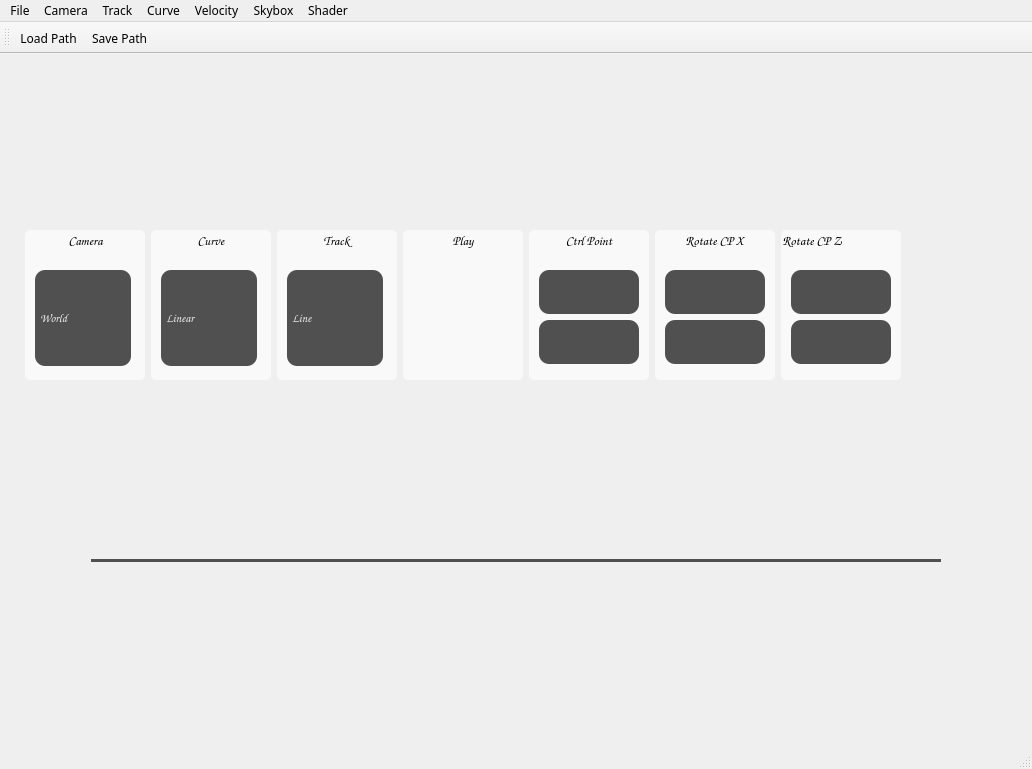
<?xml version="1.0" encoding="UTF-8"?>
<ui version="4.0">
 <class>AppMainClass</class>
 <widget class="QMainWindow" name="AppMainClass">
  <property name="geometry">
   <rect>
    <x>0</x>
    <y>0</y>
    <width>1032</width>
    <height>769</height>
   </rect>
  </property>
  <property name="sizePolicy">
   <sizepolicy hsizetype="Preferred" vsizetype="Preferred">
    <horstretch>0</horstretch>
    <verstretch>0</verstretch>
   </sizepolicy>
  </property>
  <property name="font">
   <font>
    <family>微軟正黑體</family>
   </font>
  </property>
  <property name="windowTitle">
   <string>AppMain</string>
  </property>
  <property name="layoutDirection">
   <enum>Qt::LeftToRight</enum>
  </property>
  <property name="autoFillBackground">
   <bool>true</bool>
  </property>
  <property name="styleSheet">
   <string notr="true"/>
  </property>
  <property name="dockNestingEnabled">
   <bool>false</bool>
  </property>
  <widget class="QWidget" name="centralWidget">
   <property name="sizePolicy">
    <sizepolicy hsizetype="Expanding" vsizetype="Expanding">
     <horstretch>0</horstretch>
     <verstretch>0</verstretch>
    </sizepolicy>
   </property>
   <property name="minimumSize">
    <size>
     <width>0</width>
     <height>0</height>
    </size>
   </property>
   <layout class="QVBoxLayout" name="verticalLayout">
    <item>
     <layout class="QVBoxLayout" name="mainLayout">
      <property name="sizeConstraint">
       <enum>QLayout::SetDefaultConstraint</enum>
      </property>
     </layout>
    </item>
    <item>
     <layout class="QHBoxLayout" name="horizontalLayout">
      <property name="spacing">
       <number>6</number>
      </property>
      <property name="sizeConstraint">
       <enum>QLayout::SetDefaultConstraint</enum>
      </property>
      <property name="leftMargin">
       <number>0</number>
      </property>
      <property name="topMargin">
       <number>0</number>
      </property>
      <property name="rightMargin">
       <number>0</number>
      </property>
      <property name="bottomMargin">
       <number>0</number>
      </property>
      <item>
       <spacer name="horizontalSpacer">
        <property name="orientation">
         <enum>Qt::Horizontal</enum>
        </property>
        <property name="sizeType">
         <enum>QSizePolicy::Expanding</enum>
        </property>
        <property name="sizeHint" stdset="0">
         <size>
          <width>0</width>
          <height>0</height>
         </size>
        </property>
       </spacer>
      </item>
      <item>
       <widget class="QGroupBox" name="groupCamera">
        <property name="sizePolicy">
         <sizepolicy hsizetype="Minimum" vsizetype="Minimum">
          <horstretch>0</horstretch>
          <verstretch>0</verstretch>
         </sizepolicy>
        </property>
        <property name="minimumSize">
         <size>
          <width>120</width>
          <height>150</height>
         </size>
        </property>
        <property name="maximumSize">
         <size>
          <width>200</width>
          <height>150</height>
         </size>
        </property>
        <property name="font">
         <font>
          <family>Comic Sans MS</family>
          <pointsize>10</pointsize>
          <weight>75</weight>
          <bold>true</bold>
         </font>
        </property>
        <property name="autoFillBackground">
         <bool>false</bool>
        </property>
        <property name="styleSheet">
         <string notr="true">background-color: rgb(249, 249, 249);
border-radius: 5px;</string>
        </property>
        <property name="title">
         <string>Camera</string>
        </property>
        <property name="alignment">
         <set>Qt::AlignCenter</set>
        </property>
        <widget class="QComboBox" name="comboCamera">
         <property name="geometry">
          <rect>
           <x>10</x>
           <y>40</y>
           <width>96</width>
           <height>96</height>
          </rect>
         </property>
         <property name="sizePolicy">
          <sizepolicy hsizetype="Preferred" vsizetype="Minimum">
           <horstretch>0</horstretch>
           <verstretch>0</verstretch>
          </sizepolicy>
         </property>
         <property name="font">
          <font>
           <family>Comic Sans MS</family>
           <pointsize>9</pointsize>
           <weight>75</weight>
           <bold>true</bold>
          </font>
         </property>
         <property name="styleSheet">
          <string notr="true"> QComboBox {
	background-color: rgb(80, 80, 80);
	color: rgb(240, 240, 240);
    border-radius: 10px;
}

QComboBox:on {
	background-color: qradialgradient(spread:pad, cx:0.5, cy:0.5, radius:0.5, fx:0.499001, fy:0.000500999, stop:0 rgba(152, 152, 152, 217), stop:1 rgba(0, 0, 0, 232));
     padding-top: 3px;
     padding-left: 4px;
}

QComboBox::down-arrow {
	image: url(:/AppMain/down_arrow.ico);
}

QComboBox::drop-down {
     border-left-color: rgb(240, 240, 240);
}

QComboBox QAbstractItemView {
     selection-background-color: rgb(80, 80, 80);
}</string>
         </property>
         <item>
          <property name="text">
           <string>World</string>
          </property>
         </item>
         <item>
          <property name="text">
           <string>Top</string>
          </property>
         </item>
         <item>
          <property name="text">
           <string>Train</string>
          </property>
         </item>
        </widget>
       </widget>
      </item>
      <item>
       <widget class="QGroupBox" name="groupCurve">
        <property name="sizePolicy">
         <sizepolicy hsizetype="Minimum" vsizetype="Minimum">
          <horstretch>0</horstretch>
          <verstretch>0</verstretch>
         </sizepolicy>
        </property>
        <property name="minimumSize">
         <size>
          <width>120</width>
          <height>150</height>
         </size>
        </property>
        <property name="maximumSize">
         <size>
          <width>200</width>
          <height>150</height>
         </size>
        </property>
        <property name="font">
         <font>
          <family>Comic Sans MS</family>
          <pointsize>10</pointsize>
          <weight>75</weight>
          <bold>true</bold>
         </font>
        </property>
        <property name="styleSheet">
         <string notr="true">background-color: rgb(249, 249, 249);
border-radius: 5px;</string>
        </property>
        <property name="title">
         <string>Curve</string>
        </property>
        <property name="alignment">
         <set>Qt::AlignCenter</set>
        </property>
        <widget class="QComboBox" name="comboCurve">
         <property name="geometry">
          <rect>
           <x>10</x>
           <y>40</y>
           <width>96</width>
           <height>96</height>
          </rect>
         </property>
         <property name="sizePolicy">
          <sizepolicy hsizetype="Preferred" vsizetype="Minimum">
           <horstretch>0</horstretch>
           <verstretch>0</verstretch>
          </sizepolicy>
         </property>
         <property name="font">
          <font>
           <family>Comic Sans MS</family>
           <pointsize>9</pointsize>
           <weight>75</weight>
           <bold>true</bold>
          </font>
         </property>
         <property name="styleSheet">
          <string notr="true"> QComboBox {
	background-color: rgb(80, 80, 80);
	color: rgb(240, 240, 240);
    border-radius: 10px;
}

QComboBox:on {
	background-color: qradialgradient(spread:pad, cx:0.5, cy:0.5, radius:0.5, fx:0.499001, fy:0.000500999, stop:0 rgba(152, 152, 152, 217), stop:1 rgba(0, 0, 0, 232));
     padding-top: 3px;
     padding-left: 4px;
}

QComboBox::down-arrow {
	image: url(:/AppMain/down_arrow.ico);
}

QComboBox::drop-down {
     border-left-color: rgb(240, 240, 240);
}

QComboBox QAbstractItemView {
     selection-background-color: rgb(80, 80, 80);
}</string>
         </property>
         <item>
          <property name="text">
           <string>Linear</string>
          </property>
         </item>
         <item>
          <property name="text">
           <string>Cardinal</string>
          </property>
         </item>
         <item>
          <property name="text">
           <string>Cubic</string>
          </property>
         </item>
        </widget>
       </widget>
      </item>
      <item>
       <widget class="QGroupBox" name="groupTrack">
        <property name="sizePolicy">
         <sizepolicy hsizetype="Minimum" vsizetype="Minimum">
          <horstretch>0</horstretch>
          <verstretch>0</verstretch>
         </sizepolicy>
        </property>
        <property name="minimumSize">
         <size>
          <width>120</width>
          <height>120</height>
         </size>
        </property>
        <property name="maximumSize">
         <size>
          <width>200</width>
          <height>150</height>
         </size>
        </property>
        <property name="font">
         <font>
          <family>Comic Sans MS</family>
          <pointsize>10</pointsize>
          <weight>75</weight>
          <bold>true</bold>
         </font>
        </property>
        <property name="styleSheet">
         <string notr="true">background-color: rgb(249, 249, 249);
border-radius: 5px;</string>
        </property>
        <property name="title">
         <string>Track</string>
        </property>
        <property name="alignment">
         <set>Qt::AlignCenter</set>
        </property>
        <widget class="QComboBox" name="comboTrack">
         <property name="geometry">
          <rect>
           <x>10</x>
           <y>40</y>
           <width>96</width>
           <height>96</height>
          </rect>
         </property>
         <property name="sizePolicy">
          <sizepolicy hsizetype="Preferred" vsizetype="Minimum">
           <horstretch>0</horstretch>
           <verstretch>0</verstretch>
          </sizepolicy>
         </property>
         <property name="font">
          <font>
           <family>Comic Sans MS</family>
           <pointsize>9</pointsize>
           <weight>75</weight>
           <bold>true</bold>
          </font>
         </property>
         <property name="styleSheet">
          <string notr="true"> QComboBox {
	background-color: rgb(80, 80, 80);
	color: rgb(240, 240, 240);
    border-radius: 10px;
}

QComboBox:on {
	background-color: qradialgradient(spread:pad, cx:0.5, cy:0.5, radius:0.5, fx:0.499001, fy:0.000500999, stop:0 rgba(152, 152, 152, 217), stop:1 rgba(0, 0, 0, 232));
     padding-top: 3px;
     padding-left: 4px;
}

QComboBox::down-arrow {
	image: url(:/AppMain/down_arrow.ico);
}

QComboBox::drop-down {
     border-left-color: rgb(240, 240, 240);
}

QComboBox QAbstractItemView {
     selection-background-color: rgb(80, 80, 80);
}</string>
         </property>
         <property name="sizeAdjustPolicy">
          <enum>QComboBox::AdjustToContentsOnFirstShow</enum>
         </property>
         <item>
          <property name="text">
           <string>Line</string>
          </property>
         </item>
         <item>
          <property name="text">
           <string>Track</string>
          </property>
         </item>
         <item>
          <property name="text">
           <string>Road</string>
          </property>
         </item>
        </widget>
       </widget>
      </item>
      <item>
       <widget class="QGroupBox" name="groupPlay">
        <property name="sizePolicy">
         <sizepolicy hsizetype="Minimum" vsizetype="Minimum">
          <horstretch>0</horstretch>
          <verstretch>0</verstretch>
         </sizepolicy>
        </property>
        <property name="minimumSize">
         <size>
          <width>120</width>
          <height>150</height>
         </size>
        </property>
        <property name="maximumSize">
         <size>
          <width>200</width>
          <height>150</height>
         </size>
        </property>
        <property name="font">
         <font>
          <family>Comic Sans MS</family>
          <pointsize>10</pointsize>
          <weight>75</weight>
          <bold>true</bold>
         </font>
        </property>
        <property name="styleSheet">
         <string notr="true">background-color: rgb(249, 249, 249);
border-radius: 5px;</string>
        </property>
        <property name="title">
         <string>Play</string>
        </property>
        <property name="alignment">
         <set>Qt::AlignCenter</set>
        </property>
        <widget class="QPushButton" name="bPlay">
         <property name="geometry">
          <rect>
           <x>10</x>
           <y>40</y>
           <width>96</width>
           <height>96</height>
          </rect>
         </property>
         <property name="sizePolicy">
          <sizepolicy hsizetype="Minimum" vsizetype="Minimum">
           <horstretch>0</horstretch>
           <verstretch>0</verstretch>
          </sizepolicy>
         </property>
         <property name="font">
          <font>
           <family>Comic Sans MS</family>
           <pointsize>9</pointsize>
           <weight>75</weight>
           <bold>true</bold>
          </font>
         </property>
         <property name="styleSheet">
          <string notr="true"> QPushButton {
}

QPushButton:pressed {
}</string>
         </property>
         <property name="text">
          <string/>
         </property>
         <property name="icon">
          <iconset resource="AppMain.qrc">
           <normaloff>:/AppMain/mplay.png</normaloff>:/AppMain/mplay.png</iconset>
         </property>
         <property name="iconSize">
          <size>
           <width>40</width>
           <height>40</height>
          </size>
         </property>
        </widget>
       </widget>
      </item>
      <item>
       <widget class="QGroupBox" name="groupCP">
        <property name="sizePolicy">
         <sizepolicy hsizetype="Minimum" vsizetype="Minimum">
          <horstretch>0</horstretch>
          <verstretch>0</verstretch>
         </sizepolicy>
        </property>
        <property name="minimumSize">
         <size>
          <width>120</width>
          <height>150</height>
         </size>
        </property>
        <property name="maximumSize">
         <size>
          <width>200</width>
          <height>150</height>
         </size>
        </property>
        <property name="font">
         <font>
          <family>Comic Sans MS</family>
          <pointsize>10</pointsize>
          <weight>75</weight>
          <bold>true</bold>
         </font>
        </property>
        <property name="mouseTracking">
         <bool>false</bool>
        </property>
        <property name="autoFillBackground">
         <bool>false</bool>
        </property>
        <property name="styleSheet">
         <string notr="true">background-color: rgb(249, 249, 249);
border-radius: 5px;</string>
        </property>
        <property name="title">
         <string>Ctrl Point</string>
        </property>
        <property name="alignment">
         <set>Qt::AlignCenter</set>
        </property>
        <property name="flat">
         <bool>false</bool>
        </property>
        <property name="checkable">
         <bool>false</bool>
        </property>
        <widget class="QPushButton" name="bAdd">
         <property name="geometry">
          <rect>
           <x>10</x>
           <y>40</y>
           <width>100</width>
           <height>44</height>
          </rect>
         </property>
         <property name="sizePolicy">
          <sizepolicy hsizetype="Minimum" vsizetype="Minimum">
           <horstretch>0</horstretch>
           <verstretch>0</verstretch>
          </sizepolicy>
         </property>
         <property name="font">
          <font>
           <family>Comic Sans MS</family>
           <pointsize>9</pointsize>
           <weight>75</weight>
           <bold>true</bold>
          </font>
         </property>
         <property name="styleSheet">
          <string notr="true"> QPushButton {
	background-color: rgb(80, 80, 80);
	color: rgb(240, 240, 240);
    border-radius: 10px;
}

QPushButton:pressed {
	background-color: qradialgradient(spread:pad, cx:0.5, cy:0.5, radius:0.5, fx:0.5, fy:0.5, stop:0 rgba(172, 172, 172, 255), stop:1 rgba(0, 0, 0, 203));
     padding-top: 10px;
     padding-left: 5px;
}</string>
         </property>
         <property name="text">
          <string/>
         </property>
         <property name="icon">
          <iconset resource="AppMain.qrc">
           <normaloff>:/AppMain/madd.png</normaloff>:/AppMain/madd.png</iconset>
         </property>
         <property name="iconSize">
          <size>
           <width>14</width>
           <height>14</height>
          </size>
         </property>
        </widget>
        <widget class="QPushButton" name="bDelete">
         <property name="geometry">
          <rect>
           <x>10</x>
           <y>90</y>
           <width>100</width>
           <height>44</height>
          </rect>
         </property>
         <property name="sizePolicy">
          <sizepolicy hsizetype="Minimum" vsizetype="Minimum">
           <horstretch>0</horstretch>
           <verstretch>0</verstretch>
          </sizepolicy>
         </property>
         <property name="font">
          <font>
           <family>Comic Sans MS</family>
           <pointsize>9</pointsize>
           <weight>75</weight>
           <bold>true</bold>
          </font>
         </property>
         <property name="focusPolicy">
          <enum>Qt::ClickFocus</enum>
         </property>
         <property name="styleSheet">
          <string notr="true"> QPushButton {
	background-color: rgb(80, 80, 80);
	color: rgb(240, 240, 240);
    border-radius: 10px;
}

QPushButton:pressed {
	background-color: qradialgradient(spread:pad, cx:0.5, cy:0.5, radius:0.5, fx:0.5, fy:0.5, stop:0 rgba(172, 172, 172, 255), stop:1 rgba(0, 0, 0, 203));
     padding-top: 10px;
     padding-left: 5px;
}</string>
         </property>
         <property name="text">
          <string/>
         </property>
         <property name="icon">
          <iconset resource="AppMain.qrc">
           <normaloff>:/AppMain/mdelete.png</normaloff>:/AppMain/mdelete.png</iconset>
         </property>
         <property name="iconSize">
          <size>
           <width>12</width>
           <height>12</height>
          </size>
         </property>
        </widget>
       </widget>
      </item>
      <item>
       <widget class="QGroupBox" name="groupBox">
        <property name="sizePolicy">
         <sizepolicy hsizetype="Minimum" vsizetype="Minimum">
          <horstretch>0</horstretch>
          <verstretch>0</verstretch>
         </sizepolicy>
        </property>
        <property name="minimumSize">
         <size>
          <width>120</width>
          <height>150</height>
         </size>
        </property>
        <property name="maximumSize">
         <size>
          <width>200</width>
          <height>150</height>
         </size>
        </property>
        <property name="palette">
         <palette>
          <active>
           <colorrole role="Button">
            <brush brushstyle="SolidPattern">
             <color alpha="255">
              <red>249</red>
              <green>249</green>
              <blue>249</blue>
             </color>
            </brush>
           </colorrole>
           <colorrole role="Base">
            <brush brushstyle="SolidPattern">
             <color alpha="255">
              <red>249</red>
              <green>249</green>
              <blue>249</blue>
             </color>
            </brush>
           </colorrole>
           <colorrole role="Window">
            <brush brushstyle="SolidPattern">
             <color alpha="255">
              <red>249</red>
              <green>249</green>
              <blue>249</blue>
             </color>
            </brush>
           </colorrole>
          </active>
          <inactive>
           <colorrole role="Button">
            <brush brushstyle="SolidPattern">
             <color alpha="255">
              <red>249</red>
              <green>249</green>
              <blue>249</blue>
             </color>
            </brush>
           </colorrole>
           <colorrole role="Base">
            <brush brushstyle="SolidPattern">
             <color alpha="255">
              <red>249</red>
              <green>249</green>
              <blue>249</blue>
             </color>
            </brush>
           </colorrole>
           <colorrole role="Window">
            <brush brushstyle="SolidPattern">
             <color alpha="255">
              <red>249</red>
              <green>249</green>
              <blue>249</blue>
             </color>
            </brush>
           </colorrole>
          </inactive>
          <disabled>
           <colorrole role="Button">
            <brush brushstyle="SolidPattern">
             <color alpha="255">
              <red>249</red>
              <green>249</green>
              <blue>249</blue>
             </color>
            </brush>
           </colorrole>
           <colorrole role="Base">
            <brush brushstyle="SolidPattern">
             <color alpha="255">
              <red>249</red>
              <green>249</green>
              <blue>249</blue>
             </color>
            </brush>
           </colorrole>
           <colorrole role="Window">
            <brush brushstyle="SolidPattern">
             <color alpha="255">
              <red>249</red>
              <green>249</green>
              <blue>249</blue>
             </color>
            </brush>
           </colorrole>
          </disabled>
         </palette>
        </property>
        <property name="font">
         <font>
          <family>Comic Sans MS</family>
          <pointsize>10</pointsize>
          <weight>75</weight>
          <bold>true</bold>
         </font>
        </property>
        <property name="styleSheet">
         <string notr="true">background-color: rgb(249, 249, 249);
border-radius: 5px;</string>
        </property>
        <property name="title">
         <string>Rotate CP X</string>
        </property>
        <property name="alignment">
         <set>Qt::AlignCenter</set>
        </property>
        <property name="flat">
         <bool>false</bool>
        </property>
        <property name="checkable">
         <bool>false</bool>
        </property>
        <widget class="QPushButton" name="rcpxadd">
         <property name="geometry">
          <rect>
           <x>10</x>
           <y>40</y>
           <width>100</width>
           <height>44</height>
          </rect>
         </property>
         <property name="sizePolicy">
          <sizepolicy hsizetype="Minimum" vsizetype="Minimum">
           <horstretch>0</horstretch>
           <verstretch>0</verstretch>
          </sizepolicy>
         </property>
         <property name="styleSheet">
          <string notr="true">QPushButton {
	background-color: rgb(80, 80, 80);
	color: rgb(240, 240, 240);
    border-radius: 10px;
}

QPushButton:pressed {
	background-color: qradialgradient(spread:pad, cx:0.5, cy:0.5, radius:0.5, fx:0.5, fy:0.5, stop:0 rgba(172, 172, 172, 255), stop:1 rgba(0, 0, 0, 203));
     padding-top: 10px;
     padding-left: 5px;
}</string>
         </property>
         <property name="text">
          <string/>
         </property>
         <property name="icon">
          <iconset resource="AppMain.qrc">
           <normaloff>:/AppMain/madd.png</normaloff>:/AppMain/madd.png</iconset>
         </property>
         <property name="iconSize">
          <size>
           <width>14</width>
           <height>14</height>
          </size>
         </property>
        </widget>
        <widget class="QPushButton" name="rcpxsub">
         <property name="geometry">
          <rect>
           <x>10</x>
           <y>90</y>
           <width>100</width>
           <height>44</height>
          </rect>
         </property>
         <property name="styleSheet">
          <string notr="true">QPushButton {
	background-color: rgb(80, 80, 80);
	color: rgb(240, 240, 240);
    border-radius: 10px;
}

QPushButton:pressed {
	background-color: qradialgradient(spread:pad, cx:0.5, cy:0.5, radius:0.5, fx:0.5, fy:0.5, stop:0 rgba(172, 172, 172, 255), stop:1 rgba(0, 0, 0, 203));
     padding-top: 10px;
     padding-left: 5px;
}</string>
         </property>
         <property name="text">
          <string/>
         </property>
         <property name="icon">
          <iconset resource="AppMain.qrc">
           <normaloff>:/AppMain/mdelete.png</normaloff>:/AppMain/mdelete.png</iconset>
         </property>
        </widget>
       </widget>
      </item>
      <item>
       <widget class="QGroupBox" name="groupBox_2">
        <property name="minimumSize">
         <size>
          <width>120</width>
          <height>150</height>
         </size>
        </property>
        <property name="maximumSize">
         <size>
          <width>200</width>
          <height>150</height>
         </size>
        </property>
        <property name="font">
         <font>
          <family>Comic Sans MS</family>
          <pointsize>10</pointsize>
          <weight>75</weight>
          <bold>true</bold>
         </font>
        </property>
        <property name="styleSheet">
         <string notr="true">background-color: rgb(249, 249, 249);
border-radius: 5px;</string>
        </property>
        <property name="title">
         <string>Rotate CP Z</string>
        </property>
        <widget class="QPushButton" name="rcpzadd">
         <property name="geometry">
          <rect>
           <x>10</x>
           <y>40</y>
           <width>100</width>
           <height>44</height>
          </rect>
         </property>
         <property name="sizePolicy">
          <sizepolicy hsizetype="Minimum" vsizetype="Minimum">
           <horstretch>0</horstretch>
           <verstretch>0</verstretch>
          </sizepolicy>
         </property>
         <property name="styleSheet">
          <string notr="true">QPushButton {
	background-color: rgb(80, 80, 80);
	color: rgb(240, 240, 240);
    border-radius: 10px;
}

QPushButton:pressed {
	background-color: qradialgradient(spread:pad, cx:0.5, cy:0.5, radius:0.5, fx:0.5, fy:0.5, stop:0 rgba(172, 172, 172, 255), stop:1 rgba(0, 0, 0, 203));
     padding-top: 10px;
     padding-left: 5px;
}</string>
         </property>
         <property name="text">
          <string/>
         </property>
         <property name="icon">
          <iconset resource="AppMain.qrc">
           <normaloff>:/AppMain/madd.png</normaloff>:/AppMain/madd.png</iconset>
         </property>
        </widget>
        <widget class="QPushButton" name="rcpzsub">
         <property name="geometry">
          <rect>
           <x>10</x>
           <y>90</y>
           <width>100</width>
           <height>44</height>
          </rect>
         </property>
         <property name="styleSheet">
          <string notr="true">QPushButton {
	background-color: rgb(80, 80, 80);
	color: rgb(240, 240, 240);
    border-radius: 10px;
}

QPushButton:pressed {
	background-color: qradialgradient(spread:pad, cx:0.5, cy:0.5, radius:0.5, fx:0.5, fy:0.5, stop:0 rgba(172, 172, 172, 255), stop:1 rgba(0, 0, 0, 203));
     padding-top: 10px;
     padding-left: 5px;
}</string>
         </property>
         <property name="text">
          <string/>
         </property>
         <property name="icon">
          <iconset resource="AppMain.qrc">
           <normaloff>:/AppMain/mdelete.png</normaloff>:/AppMain/mdelete.png</iconset>
         </property>
        </widget>
       </widget>
      </item>
      <item>
       <spacer name="horizontalSpacer_2">
        <property name="minimumSize">
         <size>
          <width>120</width>
          <height>120</height>
         </size>
        </property>
        <property name="orientation">
         <enum>Qt::Horizontal</enum>
        </property>
        <property name="sizeType">
         <enum>QSizePolicy::Expanding</enum>
        </property>
        <property name="sizeHint" stdset="0">
         <size>
          <width>0</width>
          <height>0</height>
         </size>
        </property>
       </spacer>
      </item>
     </layout>
    </item>
    <item>
     <layout class="QHBoxLayout" name="horizontalLayout_2">
      <item>
       <spacer name="horizontalSpacer_4">
        <property name="orientation">
         <enum>Qt::Horizontal</enum>
        </property>
        <property name="sizeHint" stdset="0">
         <size>
          <width>0</width>
          <height>20</height>
         </size>
        </property>
       </spacer>
      </item>
      <item>
       <widget class="QSlider" name="sSpeed">
        <property name="minimumSize">
         <size>
          <width>850</width>
          <height>0</height>
         </size>
        </property>
        <property name="styleSheet">
         <string notr="true">QSlider::groove:horizontal {
	background-color: #505050;
    height: 3px; 
    margin: 2px 0;
 }
 QSlider::handle:horizontal {
	image: url(:/AppMain/slider_handle.png);
	width: 15px;
	margin: -5px 0;
 }</string>
        </property>
        <property name="singleStep">
         <number>1</number>
        </property>
        <property name="value">
         <number>50</number>
        </property>
        <property name="orientation">
         <enum>Qt::Horizontal</enum>
        </property>
       </widget>
      </item>
      <item>
       <spacer name="horizontalSpacer_3">
        <property name="orientation">
         <enum>Qt::Horizontal</enum>
        </property>
        <property name="sizeHint" stdset="0">
         <size>
          <width>0</width>
          <height>0</height>
         </size>
        </property>
       </spacer>
      </item>
     </layout>
    </item>
   </layout>
  </widget>
  <widget class="QMenuBar" name="menuBar">
   <property name="geometry">
    <rect>
     <x>0</x>
     <y>0</y>
     <width>1032</width>
     <height>25</height>
    </rect>
   </property>
   <widget class="QMenu" name="menuFile">
    <property name="title">
     <string>File</string>
    </property>
    <addaction name="aLoadPath"/>
    <addaction name="aSavePath"/>
    <addaction name="separator"/>
    <addaction name="aExit"/>
   </widget>
   <widget class="QMenu" name="menuCamera">
    <property name="title">
     <string>Camera</string>
    </property>
    <addaction name="aWorld"/>
    <addaction name="aTop"/>
    <addaction name="aTrain"/>
   </widget>
   <widget class="QMenu" name="menuCurve">
    <property name="title">
     <string>Curve</string>
    </property>
    <addaction name="aLinear"/>
    <addaction name="aCardinal"/>
    <addaction name="aCubic"/>
   </widget>
   <widget class="QMenu" name="menuTrack">
    <property name="title">
     <string>Track</string>
    </property>
    <addaction name="aLine"/>
    <addaction name="aTrack"/>
    <addaction name="aRoad"/>
   </widget>
   <widget class="QMenu" name="menuVelocity">
    <property name="title">
     <string>Velocity</string>
    </property>
   </widget>
   <widget class="QMenu" name="menuSkybox">
    <property name="title">
     <string>Skybox</string>
    </property>
    <addaction name="actionBlood"/>
    <addaction name="actionCloudyLightRays"/>
    <addaction name="actionDarkStormy"/>
    <addaction name="actionFullMoon"/>
    <addaction name="actionSunSet"/>
    <addaction name="actionThickCloudsWater"/>
    <addaction name="actionTropicalSunnyDay"/>
   </widget>
   <widget class="QMenu" name="menuShader">
    <property name="title">
     <string>Shader</string>
    </property>
    <addaction name="actionNONE"/>
    <addaction name="actionWood"/>
    <addaction name="actionDimple"/>
    <addaction name="actionKill"/>
    <addaction name="actionSWater"/>
    <addaction name="actionPhong"/>
   </widget>
   <addaction name="menuFile"/>
   <addaction name="menuCamera"/>
   <addaction name="menuTrack"/>
   <addaction name="menuCurve"/>
   <addaction name="menuVelocity"/>
   <addaction name="menuSkybox"/>
   <addaction name="menuShader"/>
  </widget>
  <widget class="QStatusBar" name="statusBar"/>
  <widget class="QToolBar" name="mainToolBar">
   <attribute name="toolBarArea">
    <enum>TopToolBarArea</enum>
   </attribute>
   <attribute name="toolBarBreak">
    <bool>false</bool>
   </attribute>
   <addaction name="aLoadPath"/>
   <addaction name="aSavePath"/>
  </widget>
  <action name="aExit">
   <property name="text">
    <string>Exit</string>
   </property>
  </action>
  <action name="aLoadPath">
   <property name="icon">
    <iconset resource="AppMain.qrc">
     <normaloff>:/AppMain/Resources/Icons/openfile.ico</normaloff>:/AppMain/Resources/Icons/openfile.ico</iconset>
   </property>
   <property name="text">
    <string>Load Path</string>
   </property>
   <property name="iconVisibleInMenu">
    <bool>true</bool>
   </property>
  </action>
  <action name="aSavePath">
   <property name="icon">
    <iconset resource="AppMain.qrc">
     <normaloff>:/AppMain/Resources/Icons/savefile.ico</normaloff>:/AppMain/Resources/Icons/savefile.ico</iconset>
   </property>
   <property name="text">
    <string>Save Path</string>
   </property>
  </action>
  <action name="aWorld">
   <property name="checkable">
    <bool>false</bool>
   </property>
   <property name="checked">
    <bool>false</bool>
   </property>
   <property name="text">
    <string>World</string>
   </property>
  </action>
  <action name="aTop">
   <property name="checkable">
    <bool>true</bool>
   </property>
   <property name="text">
    <string>Top</string>
   </property>
  </action>
  <action name="aTrain">
   <property name="checkable">
    <bool>true</bool>
   </property>
   <property name="text">
    <string>Train</string>
   </property>
  </action>
  <action name="aLinear">
   <property name="checkable">
    <bool>false</bool>
   </property>
   <property name="checked">
    <bool>false</bool>
   </property>
   <property name="text">
    <string>Linear</string>
   </property>
  </action>
  <action name="aCardinal">
   <property name="checkable">
    <bool>true</bool>
   </property>
   <property name="text">
    <string>Cardinal</string>
   </property>
  </action>
  <action name="aCubic">
   <property name="checkable">
    <bool>true</bool>
   </property>
   <property name="text">
    <string>Cubic</string>
   </property>
  </action>
  <action name="aLine">
   <property name="checkable">
    <bool>false</bool>
   </property>
   <property name="checked">
    <bool>false</bool>
   </property>
   <property name="text">
    <string>Line</string>
   </property>
  </action>
  <action name="aTrack">
   <property name="checkable">
    <bool>true</bool>
   </property>
   <property name="text">
    <string>Track</string>
   </property>
  </action>
  <action name="aRoad">
   <property name="checkable">
    <bool>true</bool>
   </property>
   <property name="text">
    <string>Road</string>
   </property>
  </action>
  <action name="actionBlood">
   <property name="text">
    <string>blood</string>
   </property>
  </action>
  <action name="actionCloudyLightRays">
   <property name="text">
    <string>CloudyLightRays</string>
   </property>
  </action>
  <action name="actionDarkStormy">
   <property name="text">
    <string>DarkStormy</string>
   </property>
  </action>
  <action name="actionFullMoon">
   <property name="text">
    <string>FullMoon</string>
   </property>
  </action>
  <action name="actionSunSet">
   <property name="text">
    <string>SunSet</string>
   </property>
  </action>
  <action name="actionThickCloudsWater">
   <property name="text">
    <string>ThickCloudsWater</string>
   </property>
  </action>
  <action name="actionTropicalSunnyDay">
   <property name="text">
    <string>TropicalSunnyDay</string>
   </property>
  </action>
  <action name="actionNONE">
   <property name="text">
    <string>NONE</string>
   </property>
  </action>
  <action name="actionWood">
   <property name="text">
    <string>wood</string>
   </property>
  </action>
  <action name="actionDimple">
   <property name="text">
    <string>dimple</string>
   </property>
  </action>
  <action name="actionKill">
   <property name="text">
    <string>kill</string>
   </property>
  </action>
  <action name="actionSWater">
   <property name="text">
    <string>sWater</string>
   </property>
  </action>
  <action name="actionPhong">
   <property name="text">
    <string>Phong</string>
   </property>
  </action>
 </widget>
 <layoutdefault spacing="6" margin="11"/>
 <resources>
  <include location="AppMain.qrc"/>
 </resources>
 <connections/>
</ui>
